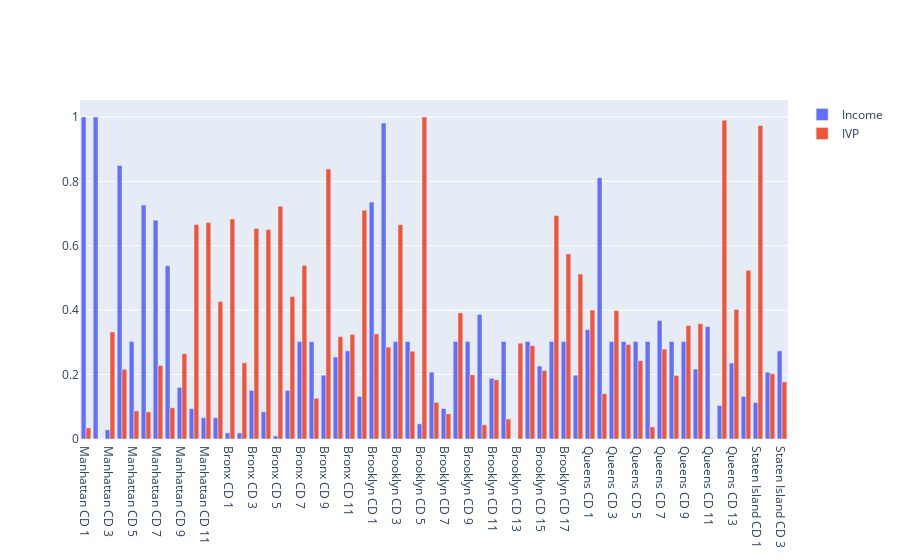

The notebook cell saved with this chart:
### Code cell
fig = go.Figure(data=[go.Bar(name='Income', x = df['cd_short_title'], y=df['fp_100_mhhi']),
                      go.Bar(name='IVP', x = df['cd_short_title'], y = df['IPV_DIR'])
                      
                     ])
fig.update_layout(barmode='group')
fig.show()

### Figure 1 — Plotly figure (JSON) as saved in the notebook; plotly's stock layout.template omitted (floating-point values rounded to 4 significant figures)
{"data": [{"name": "Income", "type": "bar", "x": ["Manhattan CD 1", "Manhattan CD 2", "Manhattan CD 3", "Manhattan CD 4", "Manhattan CD 5", "Manhattan CD 6", "Manhattan CD 7", "Manhattan CD 8", "Manhattan CD 9", "Manhattan CD 10", "Manhattan CD 11", "Manhattan CD 12", "Bronx CD 1", "Bronx CD 2", "Bronx CD 3", "Bronx CD 4", "Bronx CD 5", "Bronx CD 6", "Bronx CD 7", "Bronx CD 8", "Bronx CD 9", "Bronx CD 10", "Bronx CD 11", "Bronx CD 12", "Brooklyn CD 1", "Brooklyn CD 2", "Brooklyn CD 3", "Brooklyn CD 4", "Brooklyn CD 5", "Brooklyn CD 6", "Brooklyn CD 7", "Brooklyn CD 8", "Brooklyn CD 9", "Brooklyn CD 10", "Brooklyn CD 11", "Brooklyn CD 12", "Brooklyn CD 13", "Brooklyn CD 14", "Brooklyn CD 15", "Brooklyn CD 16", "Brooklyn CD 17", "Brooklyn CD 18", "Queens CD 1", "Queens CD 2", "Queens CD 3", "Queens CD 4", "Queens CD 5", "Queens CD 6", "Queens CD 7", "Queens CD 8", "Queens CD 9", "Queens CD 10", "Queens CD 11", "Queens CD 12", "Queens CD 13", "Queens CD 14", "Staten Island CD 1", "Staten Island CD 2", "Staten Island CD 3"], "y": [1, 1, 0.0283, 0.8491, 0.3028, 0.7264, 0.6792, 0.5377, 0.1604, 0.09434, 0.06604, 0.06604, 0.01887, 0.01887, 0.1509, 0.08491, 0.009434, 0.1509, 0.3028, 0.3019, 0.1981, 0.2547, 0.2736, 0.1321, 0.7358, 0.9811, 0.3028, 0.3028, 0.04717, 0.2075, 0.09434, 0.3028, 0.3028, 0.3868, 0.1887, 0.3028, 0, 0.3028, 0.2264, 0.3028, 0.3028, 0.1981, 0.3396, 0.8113, 0.3028, 0.3028, 0.3028, 0.3028, 0.3679, 0.3028, 0.3028, 0.217, 0.3491, 0.1038, 0.2358, 0.1321, 0.1132, 0.2075, 0.2736]}, {"name": "IVP", "type": "bar", "x": ["Manhattan CD 1", "Manhattan CD 2", "Manhattan CD 3", "Manhattan CD 4", "Manhattan CD 5", "Manhattan CD 6", "Manhattan CD 7", "Manhattan CD 8", "Manhattan CD 9", "Manhattan CD 10", "Manhattan CD 11", "Manhattan CD 12", "Bronx CD 1", "Bronx CD 2", "Bronx CD 3", "Bronx CD 4", "Bronx CD 5", "Bronx CD 6", "Bronx CD 7", "Bronx CD 8", "Bronx CD 9", "Bronx CD 10", "Bronx CD 11", "Bronx CD 12", "Brooklyn CD 1", "Brooklyn CD 2", "Brooklyn CD 3", "Brooklyn CD 4", "Brooklyn CD 5", "Brooklyn CD 6", "Brooklyn CD 7", "Brooklyn CD 8", "Brooklyn CD 9", "Brooklyn CD 10", "Brooklyn CD 11", "Brooklyn CD 12", "Brooklyn CD 13", "Brooklyn CD 14", "Brooklyn CD 15", "Brooklyn CD 16", "Brooklyn CD 17", "Brooklyn CD 18", "Queens CD 1", "Queens CD 2", "Queens CD 3", "Queens CD 4", "Queens CD 5", "Queens CD 6", "Queens CD 7", "Queens CD 8", "Queens CD 9", "Queens CD 10", "Queens CD 11", "Queens CD 12", "Queens CD 13", "Queens CD 14", "Staten Island CD 1", "Staten Island CD 2", "Staten Island CD 3"], "y": [0.03434, 0, 0.3324, 0.2163, 0.08729, 0.08414, 0.2283, 0.09699, 0.2647, 0.6658, 0.6721, 0.4267, 0.6834, 0.2367, 0.6535, 0.6509, 0.7227, 0.4422, 0.5387, 0.1263, 0.838, 0.3177, 0.3248, 0.7106, 0.3263, 0.2852, 0.6653, 0.2726, 1, 0.1138, 0.07837, 0.3916, 0.1995, 0.04404, 0.184, 0.06212, 0.2975, 0.2899, 0.2126, 0.6944, 0.5746, 0.5122, 0.4003, 0.1408, 0.399, 0.2936, 0.2433, 0.03775, 0.2792, 0.1974, 0.3526, 0.3581, 0.002097, 0.99, 0.4024, 0.5237, 0.9735, 0.2026, 0.1775]}], "layout": {"barmode": "group"}}
